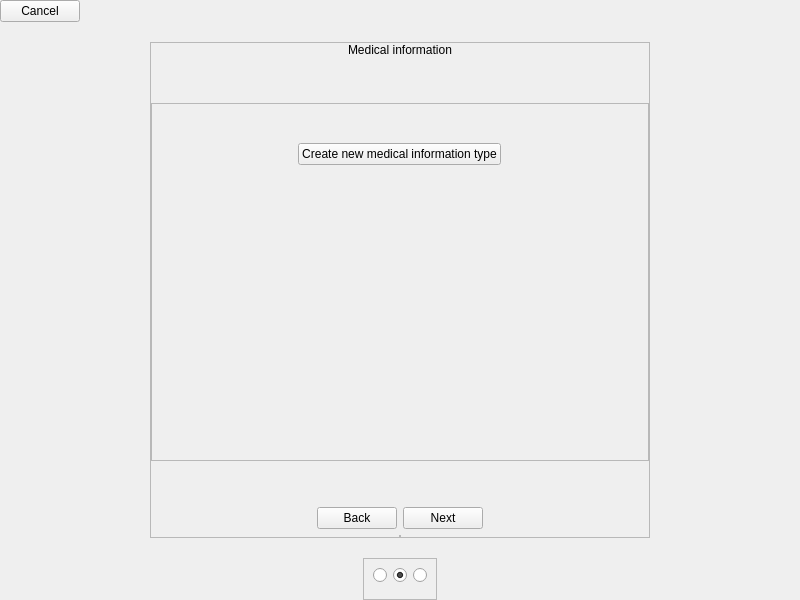
<?xml version="1.0" encoding="UTF-8"?>
<ui version="4.0">
 <class>upsert_patient_mi</class>
 <widget class="QWidget" name="upsert_patient_mi">
  <property name="enabled">
   <bool>true</bool>
  </property>
  <property name="geometry">
   <rect>
    <x>0</x>
    <y>0</y>
    <width>800</width>
    <height>600</height>
   </rect>
  </property>
  <property name="windowTitle">
   <string>Loggin</string>
  </property>
  <property name="styleSheet">
   <string notr="true"/>
  </property>
  <layout class="QVBoxLayout" name="verticalLayout">
   <property name="spacing">
    <number>0</number>
   </property>
   <property name="leftMargin">
    <number>0</number>
   </property>
   <property name="topMargin">
    <number>0</number>
   </property>
   <property name="rightMargin">
    <number>0</number>
   </property>
   <property name="bottomMargin">
    <number>0</number>
   </property>
   <item>
    <layout class="QHBoxLayout" name="ly_navigator">
     <property name="spacing">
      <number>0</number>
     </property>
     <property name="topMargin">
      <number>0</number>
     </property>
     <item>
      <widget class="NavigatorButton" name="bt_cancel">
       <property name="text">
        <string>Cancel</string>
       </property>
      </widget>
     </item>
     <item>
      <spacer name="horizontalSpacer">
       <property name="orientation">
        <enum>Qt::Horizontal</enum>
       </property>
       <property name="sizeHint" stdset="0">
        <size>
         <width>40</width>
         <height>20</height>
        </size>
       </property>
      </spacer>
     </item>
    </layout>
   </item>
   <item>
    <spacer name="verticalSpacer_3">
     <property name="orientation">
      <enum>Qt::Vertical</enum>
     </property>
     <property name="sizeType">
      <enum>QSizePolicy::Fixed</enum>
     </property>
     <property name="sizeHint" stdset="0">
      <size>
       <width>20</width>
       <height>20</height>
      </size>
     </property>
    </spacer>
   </item>
   <item alignment="Qt::AlignHCenter">
    <widget class="QFrame" name="c_center">
     <property name="minimumSize">
      <size>
       <width>500</width>
       <height>450</height>
      </size>
     </property>
     <property name="frameShape">
      <enum>QFrame::StyledPanel</enum>
     </property>
     <property name="frameShadow">
      <enum>QFrame::Raised</enum>
     </property>
     <layout class="QVBoxLayout" name="verticalLayout_2">
      <property name="leftMargin">
       <number>0</number>
      </property>
      <property name="topMargin">
       <number>0</number>
      </property>
      <property name="rightMargin">
       <number>0</number>
      </property>
      <property name="bottomMargin">
       <number>0</number>
      </property>
      <item alignment="Qt::AlignHCenter">
       <widget class="Label" name="lb_title">
        <property name="text">
         <string>Medical information</string>
        </property>
       </widget>
      </item>
      <item>
       <spacer name="verticalSpacer_2">
        <property name="orientation">
         <enum>Qt::Vertical</enum>
        </property>
        <property name="sizeType">
         <enum>QSizePolicy::Fixed</enum>
        </property>
        <property name="sizeHint" stdset="0">
         <size>
          <width>20</width>
          <height>40</height>
         </size>
        </property>
       </spacer>
      </item>
      <item>
       <widget class="QScrollArea" name="scrollArea">
        <property name="widgetResizable">
         <bool>true</bool>
        </property>
        <widget class="QWidget" name="c_medical_information">
         <property name="geometry">
          <rect>
           <x>0</x>
           <y>0</y>
           <width>496</width>
           <height>334</height>
          </rect>
         </property>
         <layout class="QVBoxLayout" name="verticalLayout_3">
          <item>
           <layout class="QVBoxLayout" name="ly_medical_information">
            <property name="spacing">
             <number>30</number>
            </property>
            <item>
             <widget class="VariableInputsContainer" name="c_mi">
              <property name="frameShape">
               <enum>QFrame::StyledPanel</enum>
              </property>
              <property name="frameShadow">
               <enum>QFrame::Raised</enum>
              </property>
             </widget>
            </item>
            <item alignment="Qt::AlignHCenter">
             <widget class="Button" name="bt_create_new_mi">
              <property name="text">
               <string>Create new medical information type</string>
              </property>
             </widget>
            </item>
           </layout>
          </item>
          <item>
           <spacer name="verticalSpacer_5">
            <property name="orientation">
             <enum>Qt::Vertical</enum>
            </property>
            <property name="sizeHint" stdset="0">
             <size>
              <width>20</width>
              <height>40</height>
             </size>
            </property>
           </spacer>
          </item>
         </layout>
        </widget>
       </widget>
      </item>
      <item>
       <spacer name="verticalSpacer">
        <property name="orientation">
         <enum>Qt::Vertical</enum>
        </property>
        <property name="sizeType">
         <enum>QSizePolicy::Fixed</enum>
        </property>
        <property name="sizeHint" stdset="0">
         <size>
          <width>20</width>
          <height>40</height>
         </size>
        </property>
       </spacer>
      </item>
      <item>
       <layout class="QHBoxLayout" name="horizontalLayout_2">
        <property name="topMargin">
         <number>0</number>
        </property>
        <item>
         <spacer name="horizontalSpacer_4">
          <property name="orientation">
           <enum>Qt::Horizontal</enum>
          </property>
          <property name="sizeHint" stdset="0">
           <size>
            <width>40</width>
            <height>20</height>
           </size>
          </property>
         </spacer>
        </item>
        <item>
         <widget class="Button" name="bt_back">
          <property name="text">
           <string>Back</string>
          </property>
         </widget>
        </item>
        <item>
         <widget class="Button" name="bt_next">
          <property name="text">
           <string>Next</string>
          </property>
         </widget>
        </item>
        <item>
         <spacer name="horizontalSpacer_5">
          <property name="orientation">
           <enum>Qt::Horizontal</enum>
          </property>
          <property name="sizeHint" stdset="0">
           <size>
            <width>40</width>
            <height>20</height>
           </size>
          </property>
         </spacer>
        </item>
       </layout>
      </item>
      <item alignment="Qt::AlignHCenter">
       <widget class="QFrame" name="c_buttons">
        <property name="frameShape">
         <enum>QFrame::StyledPanel</enum>
        </property>
        <property name="frameShadow">
         <enum>QFrame::Raised</enum>
        </property>
        <layout class="QHBoxLayout" name="horizontalLayout_3">
         <property name="leftMargin">
          <number>0</number>
         </property>
         <property name="topMargin">
          <number>0</number>
         </property>
         <property name="rightMargin">
          <number>0</number>
         </property>
         <property name="bottomMargin">
          <number>0</number>
         </property>
        </layout>
       </widget>
      </item>
     </layout>
    </widget>
   </item>
   <item>
    <spacer name="verticalSpacer_4">
     <property name="orientation">
      <enum>Qt::Vertical</enum>
     </property>
     <property name="sizeType">
      <enum>QSizePolicy::Fixed</enum>
     </property>
     <property name="sizeHint" stdset="0">
      <size>
       <width>20</width>
       <height>20</height>
      </size>
     </property>
    </spacer>
   </item>
   <item alignment="Qt::AlignHCenter|Qt::AlignVCenter">
    <widget class="QFrame" name="c_rb_views">
     <property name="frameShape">
      <enum>QFrame::StyledPanel</enum>
     </property>
     <property name="frameShadow">
      <enum>QFrame::Raised</enum>
     </property>
     <layout class="QHBoxLayout" name="horizontalLayout_4">
      <property name="bottomMargin">
       <number>16</number>
      </property>
      <item>
       <widget class="QRadioButton" name="i_upsert_patient_view">
        <property name="text">
         <string/>
        </property>
       </widget>
      </item>
      <item>
       <widget class="QRadioButton" name="i_upsert_patient_mi_view">
        <property name="text">
         <string/>
        </property>
        <property name="checked">
         <bool>true</bool>
        </property>
       </widget>
      </item>
      <item>
       <widget class="QRadioButton" name="i_upsert_patient_preview_view">
        <property name="text">
         <string/>
        </property>
       </widget>
      </item>
     </layout>
    </widget>
   </item>
  </layout>
 </widget>
 <customwidgets>
  <customwidget>
   <class>Label</class>
   <extends>QLabel</extends>
   <header>.promoted.label</header>
  </customwidget>
  <customwidget>
   <class>NavigatorButton</class>
   <extends>QPushButton</extends>
   <header location="global">.promoted.navigator_button</header>
  </customwidget>
  <customwidget>
   <class>Button</class>
   <extends>QPushButton</extends>
   <header>.promoted.button</header>
  </customwidget>
  <customwidget>
   <class>VariableInputsContainer</class>
   <extends>QFrame</extends>
   <header>.promoted.variable_inputs_container</header>
   <container>1</container>
  </customwidget>
 </customwidgets>
 <resources/>
 <connections/>
</ui>
